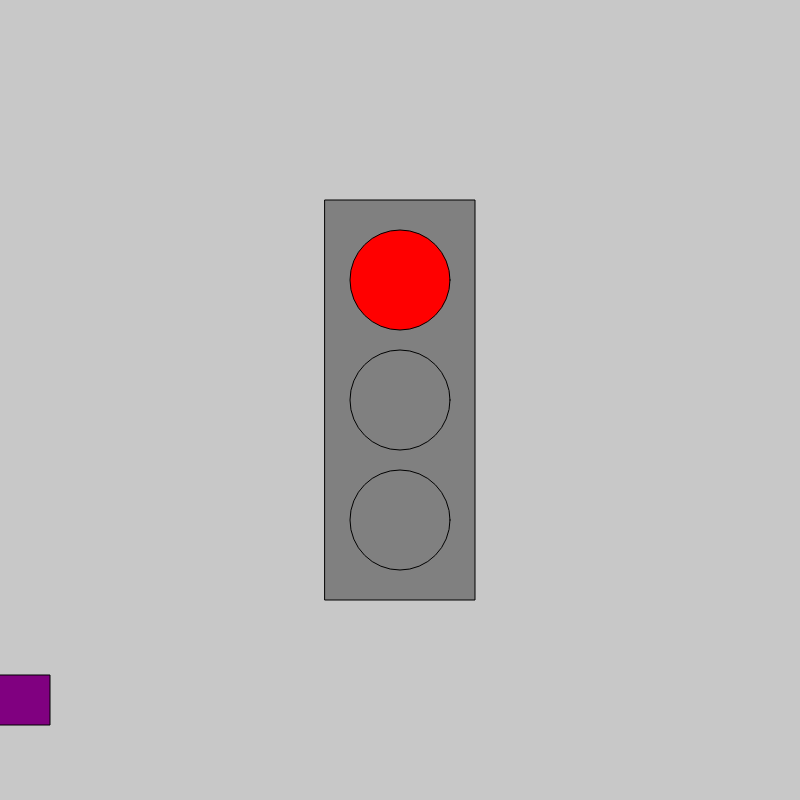
Frame 1 (no input)
Frame 60 (no input): identical to frame 1, image omitted
Frame 120 (the mouse pressed at the canvas centre since frame 60): identical to frame 1, image omitted

The p5.js sketch that drew this single still picture (run headless with seeded random() and noise() and a simulated clock; from frame 60 on, the mouse is pressed at the canvas centre):

// p5.js sketch
// ── sketch.js
var myState = 0;
var timer = 0;
var x = 0;
var velocity = 0;
var vel = 3;

function setup() {
  // put set up code here
  createCanvas(800, 800);
rectMode(CENTER) ;
ellipseMode(CENTER);

}

function draw(){
  // put drawing code here
  background(200);


  switch(myState){
    case 0: //red light
    fill('grey');
    rect(width/2, height/ 2, 150, 400);
    fill('grey');
    ellipse(width/2, height/2, 100, 100);
    fill('red');
    ellipse(width/2, height/2-120, 100, 100);
    fill('grey');
    ellipse(width/2, height/2+120, 100, 100);
    break;

    case 1: //green light
    fill('grey');
    rect(width/2, height/ 2, 150, 400);
    fill('grey');
    ellipse(width/2, height/2, 100, 100);
    fill('grey');
    ellipse(width/2, height/2-120, 100, 100);
    fill('green');
    ellipse(width/2, height/2+120, 100, 100);
    break;

    case 2: //yellow light
    fill('grey');
    rect(width/2, height/ 2, 150, 400);
    fill('yellow');
    ellipse(width/2, height/2, 100, 100);
    fill('grey');
    ellipse(width/2, height/2-120, 100, 100);
    fill('grey');
    ellipse(width/2, height/2+120, 100, 100);
    break;

    case 3: // red light
    fill('grey');
    rect(width/2, height/ 2, 150, 400);
    fill('grey');
    ellipse(width/2, height/2, 100, 100);
    fill('red');
    ellipse(width/2, height/2-120, 100, 100);
    fill('grey');
    ellipse(width/2, height/2+120, 100, 100);

  }





//car
//x = x + velocity ;
//if (x > width) {

//}
fill('purple');
rect(10, height-100, 80, 50);
x = x + vel ;
if(x > width) {
  x = 0;
}


//rect(width/2, height/ 2, 150, 400);
// ellipse(width/2, height/2, 100, 100);
// ellipse(width/2, height/2-120, 100, 100);
// ellipse(width/2, height/2+120, 100, 100);

// put the car here


timer ++;
if(timer > 200) {
  timer = 0;
  myState++ ;
  if(myState > 2) {
    myState = 0 ;

  }
}
}
